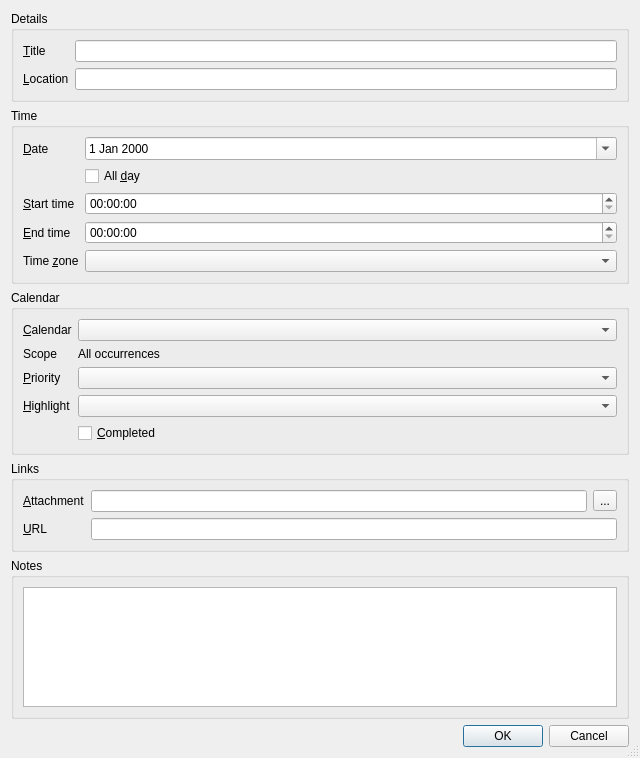
<?xml version="1.0" encoding="UTF-8"?>
<ui version="4.0">
 <class>EventDialog</class>
 <widget class="QDialog" name="EventDialog">
  <property name="geometry">
   <rect>
    <x>0</x>
    <y>0</y>
    <width>640</width>
    <height>720</height>
   </rect>
  </property>
  <property name="minimumSize">
   <size>
    <width>560</width>
    <height>0</height>
   </size>
  </property>
  <property name="windowTitle">
   <string>Event</string>
  </property>
  <property name="sizeGripEnabled">
   <bool>true</bool>
  </property>
  <layout class="QVBoxLayout" name="verticalLayout">
   <item>
    <widget class="QGroupBox" name="groupDetails">
     <property name="title">
      <string>Details</string>
     </property>
     <layout class="QFormLayout" name="detailsForm">
      <property name="fieldGrowthPolicy">
       <enum>QFormLayout::AllNonFixedFieldsGrow</enum>
      </property>
      <item row="0" column="0">
       <widget class="QLabel" name="labelTitle">
        <property name="text">
         <string>&amp;Title</string>
        </property>
        <property name="buddy">
         <cstring>lineEditTitle</cstring>
        </property>
       </widget>
      </item>
      <item row="0" column="1">
       <widget class="QLineEdit" name="lineEditTitle"/>
      </item>
      <item row="1" column="0">
       <widget class="QLabel" name="labelLocation">
        <property name="text">
         <string>&amp;Location</string>
        </property>
        <property name="buddy">
         <cstring>lineEditLocation</cstring>
        </property>
       </widget>
      </item>
      <item row="1" column="1">
       <widget class="QLineEdit" name="lineEditLocation"/>
      </item>
     </layout>
    </widget>
   </item>
   <item>
    <widget class="QGroupBox" name="groupTime">
     <property name="title">
      <string>Time</string>
     </property>
     <layout class="QFormLayout" name="timeLayout">
      <property name="fieldGrowthPolicy">
       <enum>QFormLayout::AllNonFixedFieldsGrow</enum>
      </property>
      <item row="0" column="0">
       <widget class="QLabel" name="labelDate">
        <property name="text">
         <string>&amp;Date</string>
        </property>
        <property name="buddy">
         <cstring>dateEditDate</cstring>
        </property>
       </widget>
      </item>
      <item row="0" column="1">
       <widget class="QDateEdit" name="dateEditDate">
        <property name="calendarPopup">
         <bool>true</bool>
        </property>
       </widget>
      </item>
      <item row="1" column="1">
       <widget class="QCheckBox" name="checkBoxAllDay">
        <property name="text">
         <string>All &amp;day</string>
        </property>
       </widget>
      </item>
      <item row="2" column="0">
       <widget class="QLabel" name="labelStartTime">
        <property name="text">
         <string>&amp;Start time</string>
        </property>
        <property name="buddy">
         <cstring>timeEditStart</cstring>
        </property>
       </widget>
      </item>
      <item row="2" column="1">
       <widget class="QTimeEdit" name="timeEditStart"/>
      </item>
      <item row="3" column="0">
       <widget class="QLabel" name="labelEndTime">
        <property name="text">
         <string>&amp;End time</string>
        </property>
        <property name="buddy">
         <cstring>timeEditEnd</cstring>
        </property>
       </widget>
      </item>
      <item row="3" column="1">
       <widget class="QTimeEdit" name="timeEditEnd"/>
      </item>
      <item row="4" column="0">
       <widget class="QLabel" name="labelTimeZone">
        <property name="text">
         <string>Time &amp;zone</string>
        </property>
        <property name="buddy">
         <cstring>comboTimeZone</cstring>
        </property>
       </widget>
      </item>
      <item row="4" column="1">
       <widget class="TimeZoneComboBox" name="comboTimeZone"/>
      </item>
     </layout>
    </widget>
   </item>
   <item>
    <widget class="QGroupBox" name="groupCalendar">
     <property name="title">
      <string>Calendar</string>
     </property>
     <layout class="QFormLayout" name="calendarLayout">
      <property name="fieldGrowthPolicy">
       <enum>QFormLayout::AllNonFixedFieldsGrow</enum>
      </property>
      <item row="0" column="0">
       <widget class="QLabel" name="labelCollection">
        <property name="text">
         <string>&amp;Calendar</string>
        </property>
        <property name="buddy">
         <cstring>comboCollection</cstring>
        </property>
       </widget>
      </item>
      <item row="0" column="1">
       <widget class="QComboBox" name="comboCollection"/>
      </item>
      <item row="1" column="0">
       <widget class="QLabel" name="labelScope">
        <property name="text">
         <string>Scope</string>
        </property>
       </widget>
      </item>
      <item row="1" column="1">
       <widget class="QLabel" name="labelScopeValue">
        <property name="text">
         <string>All occurrences</string>
        </property>
       </widget>
      </item>
      <item row="2" column="0">
       <widget class="QLabel" name="labelPriority">
        <property name="text">
         <string>&amp;Priority</string>
        </property>
        <property name="buddy">
         <cstring>comboPriority</cstring>
        </property>
       </widget>
      </item>
      <item row="2" column="1">
       <widget class="PriorityComboBox" name="comboPriority"/>
      </item>
      <item row="3" column="0">
       <widget class="QLabel" name="labelHighlight">
        <property name="text">
         <string>&amp;Highlight</string>
        </property>
        <property name="buddy">
         <cstring>comboHighlight</cstring>
        </property>
       </widget>
      </item>
      <item row="3" column="1">
       <widget class="HighlightComboBox" name="comboHighlight"/>
      </item>
      <item row="4" column="1">
       <widget class="QCheckBox" name="checkBoxDone">
        <property name="text">
         <string>&amp;Completed</string>
        </property>
       </widget>
      </item>
     </layout>
    </widget>
   </item>
   <item>
    <widget class="QGroupBox" name="groupLinks">
     <property name="title">
      <string>Links</string>
     </property>
     <layout class="QFormLayout" name="linksLayout">
      <property name="fieldGrowthPolicy">
       <enum>QFormLayout::AllNonFixedFieldsGrow</enum>
      </property>
      <item row="0" column="0">
       <widget class="QLabel" name="labelAttachment">
        <property name="text">
         <string>&amp;Attachment</string>
        </property>
        <property name="buddy">
         <cstring>lineEditAttachment</cstring>
        </property>
       </widget>
      </item>
      <item row="0" column="1">
       <layout class="QHBoxLayout" name="attachmentLayout">
        <property name="leftMargin">
         <number>0</number>
        </property>
        <property name="topMargin">
         <number>0</number>
        </property>
        <property name="rightMargin">
         <number>0</number>
        </property>
        <property name="bottomMargin">
         <number>0</number>
        </property>
        <item>
         <widget class="QLineEdit" name="lineEditAttachment"/>
        </item>
        <item>
         <widget class="QToolButton" name="toolButtonAttachment">
          <property name="toolTip">
           <string>Choose attachment file</string>
          </property>
          <property name="text">
           <string>...</string>
          </property>
          <property name="icon">
           <iconset theme="document-open"/>
          </property>
         </widget>
        </item>
       </layout>
      </item>
      <item row="1" column="0">
       <widget class="QLabel" name="labelUrl">
        <property name="text">
         <string>&amp;URL</string>
        </property>
        <property name="buddy">
         <cstring>lineEditUrl</cstring>
        </property>
       </widget>
      </item>
      <item row="1" column="1">
       <widget class="QLineEdit" name="lineEditUrl"/>
      </item>
     </layout>
    </widget>
   </item>
   <item>
    <widget class="QGroupBox" name="groupNotes">
     <property name="title">
      <string>Notes</string>
     </property>
     <layout class="QVBoxLayout" name="notesLayout">
      <item>
       <widget class="QTextEdit" name="textEditNotes">
        <property name="minimumSize">
         <size>
          <width>0</width>
          <height>120</height>
         </size>
        </property>
       </widget>
      </item>
     </layout>
    </widget>
   </item>
   <item>
    <widget class="QDialogButtonBox" name="buttonBox">
     <property name="orientation">
      <enum>Qt::Horizontal</enum>
     </property>
     <property name="standardButtons">
      <set>QDialogButtonBox::Cancel|QDialogButtonBox::Ok</set>
     </property>
    </widget>
   </item>
  </layout>
 </widget>
 <customwidgets>
  <customwidget>
   <class>HighlightComboBox</class>
   <extends>QComboBox</extends>
   <header>editorcombos.h</header>
  </customwidget>
  <customwidget>
   <class>TimeZoneComboBox</class>
   <extends>QComboBox</extends>
   <header>editorcombos.h</header>
  </customwidget>
  <customwidget>
   <class>PriorityComboBox</class>
   <extends>QComboBox</extends>
   <header>editorcombos.h</header>
  </customwidget>
 </customwidgets>
 <resources/>
 <tabstops>
  <tabstop>lineEditTitle</tabstop>
  <tabstop>lineEditLocation</tabstop>
  <tabstop>dateEditDate</tabstop>
  <tabstop>checkBoxAllDay</tabstop>
  <tabstop>timeEditStart</tabstop>
  <tabstop>timeEditEnd</tabstop>
  <tabstop>comboTimeZone</tabstop>
  <tabstop>comboCollection</tabstop>
  <tabstop>comboPriority</tabstop>
  <tabstop>comboHighlight</tabstop>
  <tabstop>checkBoxDone</tabstop>
  <tabstop>lineEditAttachment</tabstop>
  <tabstop>toolButtonAttachment</tabstop>
  <tabstop>lineEditUrl</tabstop>
  <tabstop>textEditNotes</tabstop>
 </tabstops>
 <connections>
  <connection>
   <sender>buttonBox</sender>
   <signal>accepted()</signal>
   <receiver>EventDialog</receiver>
   <slot>accept()</slot>
  </connection>
  <connection>
   <sender>buttonBox</sender>
   <signal>rejected()</signal>
   <receiver>EventDialog</receiver>
   <slot>reject()</slot>
  </connection>
 </connections>
</ui>
